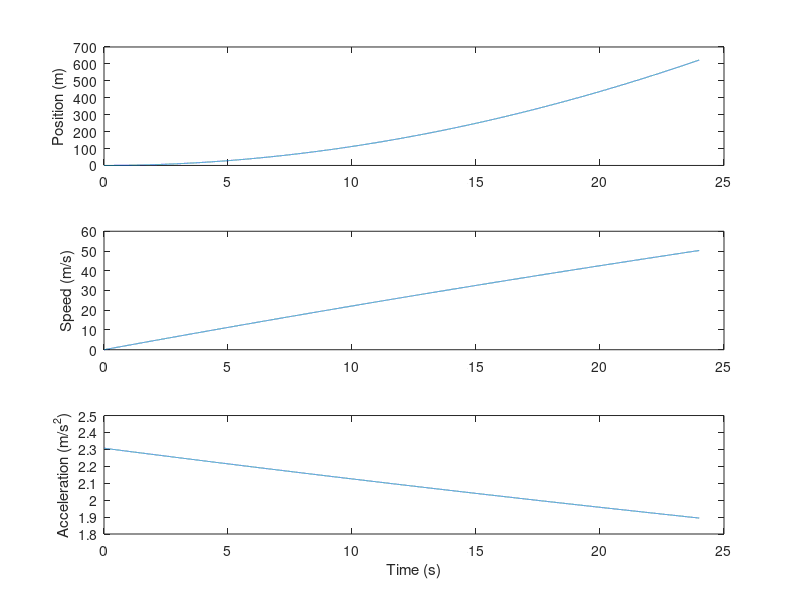

MATLAB code to generate this figure: (Note: this script raises an error after producing the figure.)
close all; clear all; clc;
%% Takeoff Roll

%-------- Parameter Setup
% Atmosphere
rho = 1.18995;                  % kg/m^3
R = 287;                        % J/Kg-K
T =288.15;                      % Kelvin
gamma = 1.4;                     
Papt    = 97716.6;              % Pascal
P0      = 101325;               % Pascal
kdelta  = Papt/P0;              
ft2meter = 0.3048;              % feet to meter conversion rate
h = 542*ft2meter;               % m
ss = sqrt(T*R*gamma);           % m/s
%Airplane
Cd  = 0.025;
Cl  = 0.349;
S   = 125;                      % m^2
% Thrust Paramters
Fstatic = 216000;
K0_h2f = 1;
k1_h2f = 3.281*10^-5;
k2_h2f = 10.764*10^-9;
const_F = kdelta*Fstatic*(K0_h2f+k1_h2f*h+k2_h2f*h^2);
k_0_M2F = 1;
k_1_M2F = -1.07;
k_2_M2F= 0.56;
k_prime_F0 = k_0_M2F;
k_prime_F1 = k_1_M2F/ss;
k_prime_F2 = k_2_M2F/ss^2;
% Other parameters
delt = 0.001;                   % seconds
t= 0:delt:24;
g   = 9.81;                  % m/s^2
mu  = 0.03;                     % Rolling friction Coefficient
Wdot = 9;                       % N/s

%-------- Variable Setup
p = zeros(length(t),1);
v = zeros(length(t),1);
a = zeros(length(t),1);
W = zeros(length(t),1);
T = zeros(length(t),1);
L = zeros(length(t),1);
N = zeros(length(t),1);
D = zeros(length(t),1);
T(1) = const_F*(k_prime_F0 + k_prime_F1*v(1) + k_prime_F2*v(1)^2);  % N
W(1) = 790100;  % N
N(1) = W(1);
a(1) = g/W(1)*(T(1)-D(1)-mu*N(1));

%-------- Simulate
for i=1:length(t)-1
    p(i+1) = p(i)+v(i)*delt;
    v(i+1) = v(i)+a(i)*delt;
    W(i+1) = W(i)-Wdot*delt;
    T(i+1) = const_F*(k_prime_F0 + k_prime_F1*v(i+1) + k_prime_F2*v(i+1)^2);
    L(i+1) = 0.5*rho*v(i+1)^2*S*Cl;
    N(i+1) = W(i+1)-L(i+1);
    D(i+1) = 0.5*rho*v(i+1)^2*S*Cd;
    a(i+1) = g/W(i+1)*(T(i+1)-D(i+1)-mu*N(i+1));

end

%-------- Plot
subplot(3,1,1)
plot(t,p)
ylabel('Position (m)')
subplot(3,1,2)
plot(t,v)
ylabel('Speed (m/s)')
subplot(3,1,3)
plot(t,a)
ylabel('Acceleration (m/s^2)')
xlabel('Time (s)')
sgtitle('Takeoff Roll')
v(end)
%% Constant Weight Takeoff Roll
%---- Variable Setup
pw = zeros(length(t),1);
vw = zeros(length(t),1);
Ww = 790100;                %N
const_D = 0.5*rho*S*Cd;
const_L = 0.5*rho*S*Cl;
a = g/Ww*(const_F*k_prime_F2-const_D+mu*const_L);
b = g/Ww*(const_F*k_prime_F1);
c = g/Ww*(const_F*k_prime_F0-mu*Ww);
constant = -2/sqrt(4*a*c-b^2)*atan2(b,(4*a*c-b^2));
for j = 1:length(t)-1
    pw(j+1) = pw(j)+vw(j)*delt;
    vw(j+1) = (tan(t(j+1)*sqrt(4*a*c-b^2)/2)*sqrt(4*a*c-b^2)-b)/(2*a);
end

%---- Plot
figure,
subplot(2,1,1)
plot(t,pw)
ylabel('Position (m)')
subplot(2,1,2)
plot(t,vw)
ylabel('Speed (m/s)')
xlabel('Time (s)')
sgtitle('Takeoff Roll Constant Weight')

% %% Constant Weight and Acceleration Takeoff Roll
%---- Variable Setup
pa = zeros(length(t),1);
va = zeros(length(t),1);
aa = zeros(length(t),1);
Wa = 790100;                %N

Ta = 216000;  % N
Na = Wa;
a     = g/Wa*(Ta-mu*Na);
for k = 1:length(t)-1
    pa(k+1) = pa(k)+va(k)*delt;
    va(k+1) = va(k)+a*delt;
end

%---- Plot
figure,
subplot(3,1,1)
plot(t,pa)
ylabel('Position (m)')
subplot(3,1,2)
plot(t,va)
ylabel('Speed (m/s)')
subplot(3,1,3)
plot(t,aa)
ylabel('Acceleration (m/s^2)')
xlabel('Time (s)')
sgtitle('Takeoff Roll: Constant Weight and Acceleration')